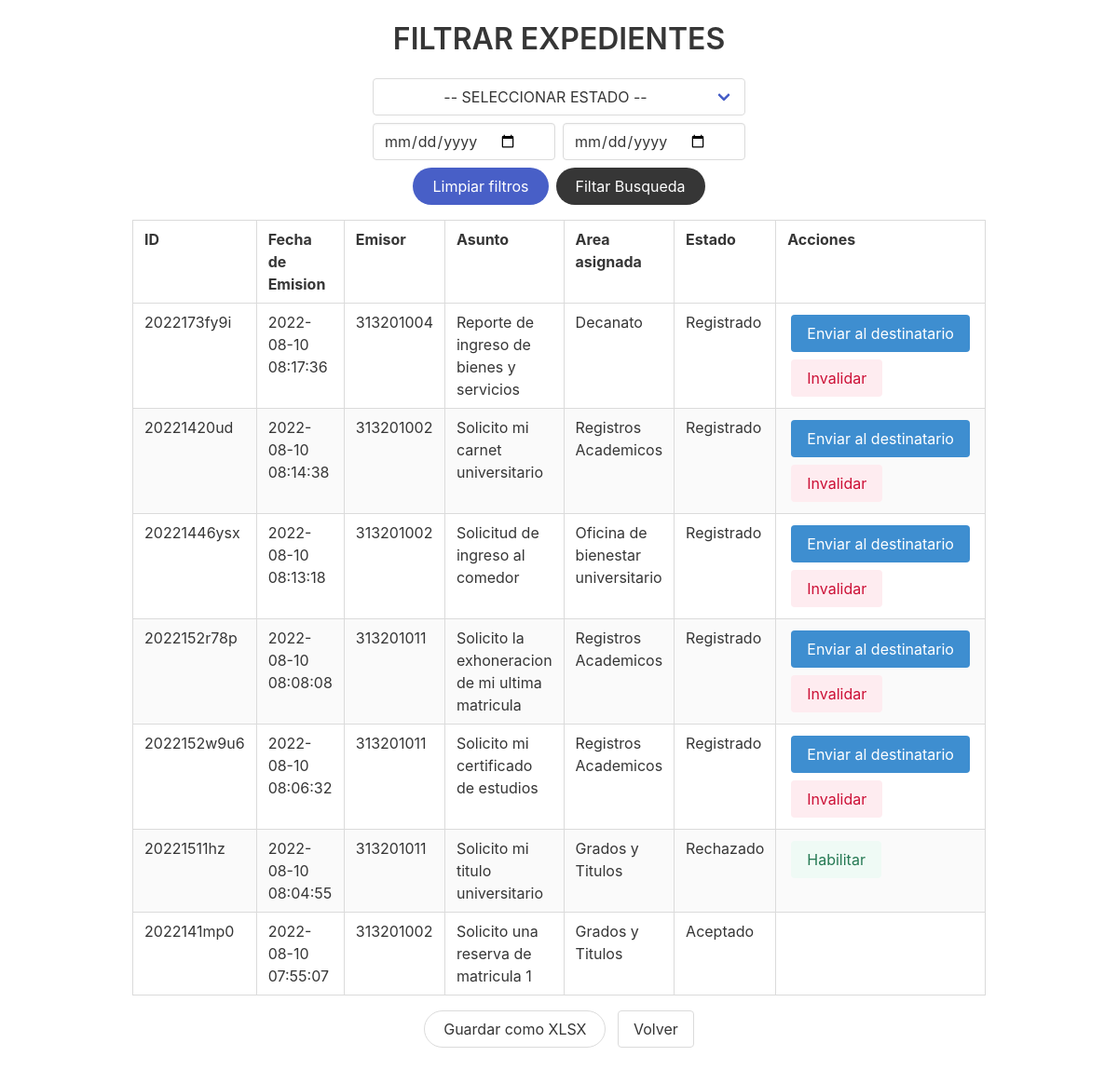
The app's page /rep_general.php (signed in) with its own data.
### tables this page shows
CREATE TABLE IF NOT EXISTS `tramite` (
  `idtramite` varchar(12) NOT NULL,
  `idusuario` int(11) NOT NULL,
  `idarea` int(11) NOT NULL,
  `idtipotramite` int(11) NOT NULL,
  `fecharegistro` timestamp NOT NULL DEFAULT CURRENT_TIMESTAMP,
  `asunto` varchar(250) NOT NULL,
  `password` varchar(11) NOT NULL,
  PRIMARY KEY (`idtramite`),
  KEY `FK_tramite_usuario` (`idusuario`),
  KEY `FK_tramite_area` (`idarea`),
  KEY `FK_tramite_tipo` (`idtipotramite`)
);

CREATE TABLE IF NOT EXISTS `usuario` (
  `idusuario` int(11) NOT NULL AUTO_INCREMENT,
  `username` varchar(100) NOT NULL,
  `password` varchar(100) NOT NULL,
  `idtipousuario` int(11) NOT NULL,
  `idestadocuenta` int(11) NOT NULL,
  PRIMARY KEY (`idusuario`),
  KEY `FK_usuario_estado` (`idestadocuenta`),
  KEY `FK_usuario_tipo` (`idtipousuario`)
);

CREATE TABLE IF NOT EXISTS `area` (
  `idarea` int(11) NOT NULL AUTO_INCREMENT,
  `area` varchar(200) NOT NULL,
  PRIMARY KEY (`idarea`)
);

CREATE TABLE IF NOT EXISTS `estadotramite` (
  `idestadotramite` int(11) NOT NULL AUTO_INCREMENT,
  `estadotramite` varchar(200) NOT NULL,
  PRIMARY KEY (`idestadotramite`)
);

### utils/tools.php (called while the page is built, shortened)
<?php
    function validarFiltros($status, $fechaI, $fechaF, $rStatus, $rFecha) {
        $mostrar = TRUE;
        return $mostrar;
    }
?>

### rep_general.php (the view, shortened to what this page needs)
<?php
    include("utils/conexion.php");
    include("utils/tools.php");
    $sql="SELECT (C.fecharegistro)Fecha,
                (A.username)Emisor,
                (C.asunto)Asunto,
                (D.area)Area,
                C.idtramite
        FROM usuario A
        INNER JOIN tramite C ON A.idusuario = C.idusuario
        INNER JOIN area    D ON C.idarea    = D.idarea
        ORDER BY Fecha DESC";
    $data=mysql_query($sql, $cn);
?>
<!DOCTYPE html>
<html lang="en">
<head>
    <?php
        include("cabecera.php");
    ?>
</head>
<body>
    <div class="container fullscreen centered p-5">
        <form action="rep_general.php" method="get">
            <?php
                $valueFechaI = "";
                $valueFechaF = "";
            ?>
            <h1 class="title is-size-3 has-text-centered">FILTRAR EXPEDIENTES</h1>
            <div class="form-filters mb-4">
                <div class="select mb-2" style="width: 100%;">
                    <select name="status" style="width: 100%;">
                        <option class="has-text-centered" value disabled selected> -- SELECCIONAR ESTADO -- </option>
                    </select>
                </div>
                <div class="form-filters__dateinputs mb-2">
                    <input class="input mr-2" type="date" name="fechai" <?php echo $valueFechaI ?>>
                    <input class="input" type="date" name="fechaf" <?php echo $valueFechaF ?>>
                </div>
                <div class="form-filters__buttons">
                    <a class="button mr-2 is-link is-rounded" href="rep_general.php">Limpiar filtros</a>
                    <button class="button is-dark is-rounded" type="submit">Filtar Busqueda</button>
                </div>
            </div>
        </form>
        <table class="table is-bordered is-striped is-hoverable mb-4" align="center">
            <thead align="center">
                <th>ID</th>
                <th>Fecha de Emision</th>
                <th>Emisor</th>
                <th>Asunto</th>
                <th>Area asignada</th>
                <th>Estado</th>
                <th>Acciones</th>
            </thead>
            <tbody>
                <?php
                    while($r = mysql_fetch_array($data)) {
                        $idtramite = $r["idtramite"];
                        $sqlEstado = "SELECT *
                            FROM historialtramite AS ht INNER JOIN estadotramite AS et
                                ON ht.idestadotramite = et.idestadotramite
                            WHERE ht.idtramite = '$idtramite' ORDER BY ht.fechaactualizacion
                            DESC LIMIT 1";
                        $dataEstado = mysql_query($sqlEstado, $cn);
                        $rEstado = mysql_fetch_array($dataEstado);
                        $estado = $rEstado["estadotramite"];
                        $idEstado = $rEstado["idestadotramite"];
                ?>
                <?php
                    $status = isset($_REQUEST["status"]) ? $_REQUEST["status"] : FALSE;
                    $fechai = isset($_REQUEST["fechai"]) ? $_REQUEST["fechai"] : FALSE;
                    $fechaf = isset($_REQUEST["fechaf"]) ? $_REQUEST["fechaf"] : FALSE;
                    if (validarFiltros($status, $fechai, $fechaf, $idEstado, $r["Fecha"])) {
                ?>
                    <tr>
                        <td><?php echo $r["idtramite"] ?></td>
                        <td><?php echo $r['Fecha']?></td>
                        <td><?php echo $r['Emisor']?></td>
                        <td><?php echo $r['Asunto']?></td>
                        <td><?php echo $r['Area']?></td>
                        <td><?php echo $estado ?></td>
                        <td>
                            <?php
                                if ($idEstado == 1) {  ?>
                                <a  class="button is-info m-1"
                                    href="p_actualiza_estadotramite.php?idtramite=<?php echo $idtramite ?>&action=send&from=rep_general.php">
                                    Enviar al destinatario
                                </a>
                                <button
                                    class="button m-1 is-light is-danger invalidate-button"
                                    data-idtramite="<?php echo $idtramite ?>">
                                    Invalidar
                                </button>
                            <?php
                                } else if ($idEstado == 2) { ?>
                                <a  class="button m-1 is-success is-light"
                                    href="p_actualiza_estadotramite.php?idtramite=<?php echo $idtramite?>&action=validate&from=rep_general.php">
                                    Habilitar
                                </a>
                            <?php
                                }
                            ?>
                        </td>
                    </tr>
                <?php
                    }
                ?>
            <?php
                }
            ?>
        </table>
        <div class="has-text-centered">
            <button onclick="exportReportToExcel(this)" class="button is-rounded mr-2">Guardar como XLSX</button>
            <a class="button" href="principal-administrador.php">Volver</a>
        </div>
    </div>
</body>
</html>

### css/estilos.css (style rules this page uses)
* { margin: 0; padding: 0; box-sizing: border-box; }
.container.centered { display: grid; place-content: center; }
.container.fullscreen { min-height: 100vh; }
.form-filters { max-width: 400px; display: block; margin: 0 auto; }
.form-filters .form-filters__dateinputs, .form-filters .form-filters__buttons { display: flex; flex-direction: row; justify-content: center; }

### records on screen
tramite: idtramite "2022173fy9i", fecharegistro "2022-08-10 08:17:36", idusuario.username "313201004", asunto "Reporte de ingreso de bienes y servicios", idarea.area "Decanato", estadotramite.estadotramite "Registrado"
tramite: idtramite "20221420ud", fecharegistro "2022-08-10 08:14:38", idusuario.username "313201002", asunto "Solicito mi carnet universitario", idarea.area "Registros Academicos", estadotramite.estadotramite "Registrado"
tramite: idtramite "20221446ysx", fecharegistro "2022-08-10 08:13:18", idusuario.username "313201002", asunto "Solicitud de ingreso al comedor", idarea.area "Oficina de bienestar universitario", estadotramite.estadotramite "Registrado"
tramite: idtramite "2022152r78p", fecharegistro "2022-08-10 08:08:08", idusuario.username "313201011", asunto "Solicito la exhoneracion de mi ultima matricula", idarea.area "Registros Academicos", estadotramite.estadotramite "Registrado"
tramite: idtramite "2022152w9u6", fecharegistro "2022-08-10 08:06:32", idusuario.username "313201011", asunto "Solicito mi certificado de estudios", idarea.area "Registros Academicos", estadotramite.estadotramite "Registrado"
tramite: idtramite "20221511hz", fecharegistro "2022-08-10 08:04:55", idusuario.username "313201011", asunto "Solicito mi titulo universitario", idarea.area "Grados y Titulos", estadotramite.estadotramite "Rechazado"
tramite: idtramite "2022141mp0", fecharegistro "2022-08-10 07:55:07", idusuario.username "313201002", asunto "Solicito una reserva de matricula 1", idarea.area "Grados y Titulos", estadotramite.estadotramite "Aceptado"
